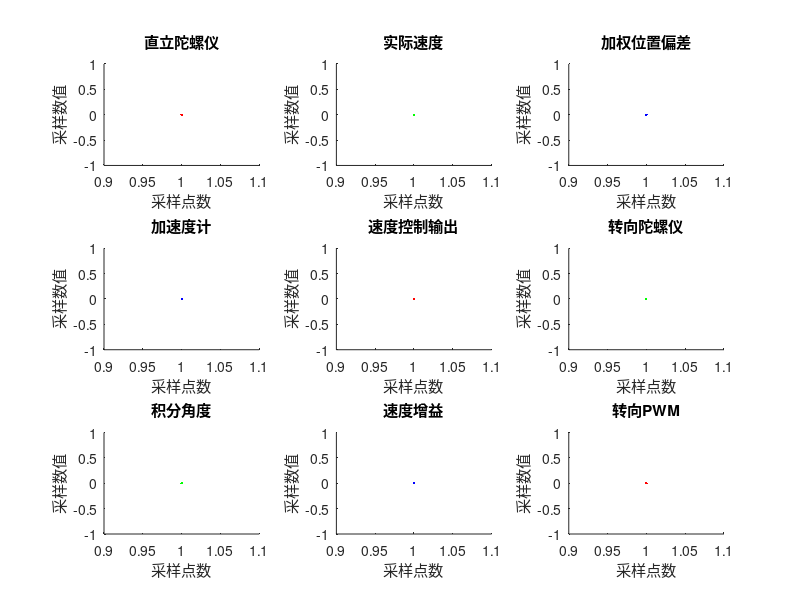

Write the MATLAB code that produced this figure. (Note: this script raises an error after producing the figure.)
close all;
clear all;
clc;

global t;
global m;
global x;
global ii;
global data;
global SUBP

data = [0];
t = [0];
m = ones(9,1);
x = 1;
ii = 1;

%波形图形部分设置

figure('NumberTitle', 'off', 'Name', '东北师范大学 电磁翼十路示波器');
SUBP(1) = subplot(331);
hold on
h1 = plot(0,'r','LineWidth',3);
title('直立陀螺仪');
xlabel('采样点数');
ylabel('采样数值');

SUBP(2) = subplot(332);
hold on
h2 = plot(0,'g','LineWidth',3);
title('实际速度');
xlabel('采样点数');
ylabel('采样数值');

SUBP(3) = subplot(333);
hold on;
h3 = plot(0,'b','LineWidth',3);
title('加权位置偏差');
xlabel('采样点数');
ylabel('采样数值');

SUBP(4) = subplot(334);
hold on
h4 = plot(0,'b','LineWidth',3);
title('加速度计');
xlabel('采样点数');
ylabel('采样数值');

SUBP(5) = subplot(335);
hold on
h5 = plot(0,'r','LineWidth',3);
title('速度控制输出');
xlabel('采样点数');
ylabel('采样数值');

SUBP(6) = subplot(336);
hold on
h6 = plot(0,'g','LineWidth',3);
title('转向陀螺仪');
xlabel('采样点数');
ylabel('采样数值');

SUBP(7) = subplot(337);
hold on
h7 = plot(0,'g','LineWidth',3);
title('积分角度');
xlabel('采样点数');
ylabel('采样数值');

SUBP(8) = subplot(338);
hold on
h8 = plot(0,'b','LineWidth',3);
title('速度增益');
xlabel('采样点数');
ylabel('采样数值');

SUBP(9) = subplot(339);
hold on
h9 = plot(0,'r','LineWidth',3);
title('转向PWM');
xlabel('采样点数');
ylabel('采样数值');

H = [h1;h2;h3;h4;h5;h6;h7;h8;h9];


%串口部分设置
s = serial('COM17');            %选择串口~
s.BaudRate = 19200;              %选择波特率
s.DataBits = 8;                 %设置数据位数
s.StopBits = 1;                 %设置停止位
set(s,'Parity', 'none','FlowControl','none');   %无校验位，无流控制
s.ReadAsyncMode = 'continuous';                 %异步接收模式为连续
s.BytesAvailableFcnMode = 'byte';               %回调函数模式为字节
s.BytesAvailableFcnCount = 100;                  %每接收到100个字节，触发中断，调用回调函数，0xff,0xa5，0x5a(0x5b) 三位帧头+七位数据
s.BytesAvailableFcn = {@callback_16bit,H};      %回调函数地址，以及相应波形显示通道句柄

try
    fopen(s);                               %打开串口
    fprintf('串口打开成功\n');
catch err
    fprintf('串口打开失败。\n');
end
